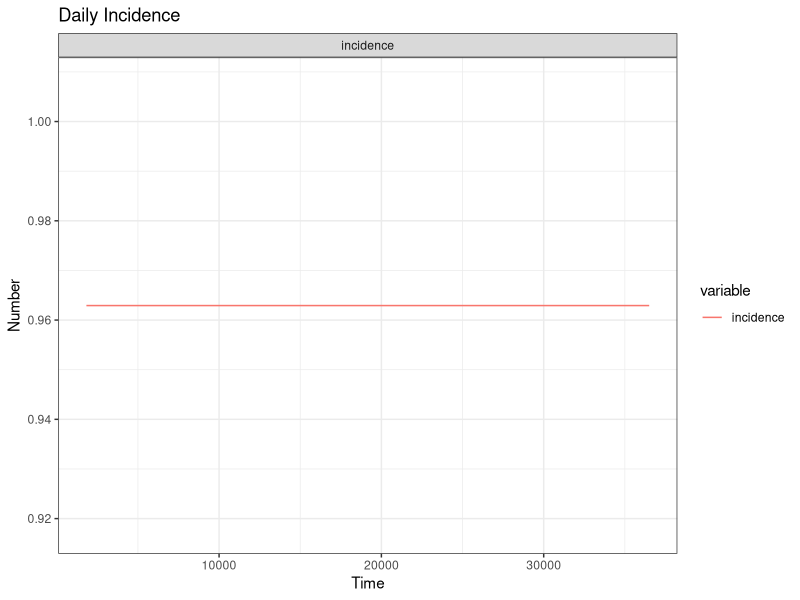
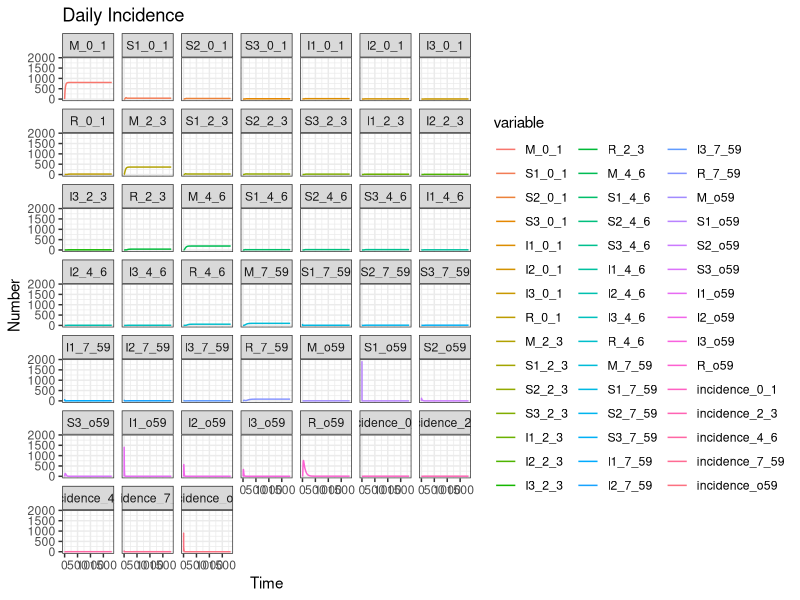
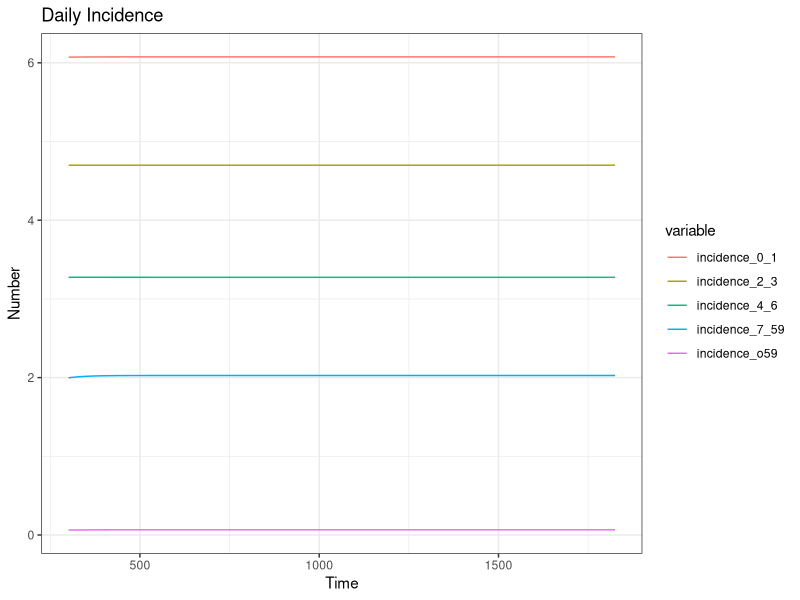

These figures' R source, in order:
# Session 4 Exercise
library(kableExtra)
library(deSolve)
library(reshape2)
library(tidyverse)

####
# Rotavirus models:
## v1. Simple
## v2. Added age categories
## v3. Added vaccination

# Version 1
# Define the model -------------------------------------------------------------
# Please define parameters -- THESE ARE THE MODEL PARAMETERS
# we asume 1 month = 28 days
parms <- c(alpha = 14,         # alpha = daily contacts
           beta = 0.63,        # beta = probability of infection on contact
           sigma = 1/7,       # sigma = rate of recovery per day (1/duration of infection)
           mu = (16/1000),         # mu =  per capita birth and death rate (16 births per 1000)
           omega = 1/(28*12*250),      # omega = rate of waning immunity per day; Immunity lasts 250 years
           omega_m = 1/(6*28),  # omega_m = rate of waning for maternal immunity per day; lasts 6 months
           symp1 = 0.30, # proportion of primary infections that are symptomatic
           symp2 = 0.28, # proportion of secondary infections that are symptomatic
           symp3 = 0.18, # proportion of tertiary infections that are symptomatic
           imm_single_inf = 0.74, # relative immunity of having 1 prior infection vs. none
           imm_two_inf = 0.74, # relative immunity of having two prior infections vs. none 
           rel_inf_2 = 0.5,
           rel_inf_3 = 0.1)  

# Please define the initial conditions --  THESE ARE THE CONDITIONS AT THE START OF THE SIMULATION
init <- c(M = 0,           # number with maternal immunity
          S1 = 98,          # number of completely susceptible
          S2 = 0,            # number of susceptible with 1 prior infection
          S3 = 0,            # number of susceptible with 2 prior infection
          I1 = 2,            # number of individuals with first infection
          I2 = 0,            # number of individuals with second infection
          I3 = 0,            # number of individuals with third infection
          R = 0)             # number of individuals with durable immunity

# Please write the model equations dS, dI, and dR.  They are written as a function called sir_ode.  
sir_ode <- function(times,init,parms){
  with(as.list(c(parms,init)), {
    # ODEs
    N <- sum(M, S1, S2, S3, I1, I2, I3, R)
    I_prev <- (symp1*I1 + (symp2*I2*rel_inf_2) + (symp3*I3*rel_inf_3))/N

    dM <- mu*N - omega_m*M - mu*M

    dS1 <- omega_m*M + omega*R - alpha*beta*I_prev*S1 - mu*S1
    dI1 <- alpha*beta*I_prev*S1 - sigma*I1 - mu*I1

    dS2 <- sigma*I1 - alpha*beta*I_prev*S2*imm_single_inf - mu*S2 
    dI2 <- alpha*beta*I_prev*S2*imm_single_inf - sigma*I2 - mu*I2

    dS3 <- sigma*I2 - alpha*beta*I_prev*S3*imm_two_inf - mu*S3 
    dI3 <- alpha*beta*I_prev*S3*imm_two_inf - sigma*I3 - mu*I3

    dR <- sigma*I3 - omega*R - mu*R

    incidence <- alpha*beta*I_prev*S1 + alpha*beta*I_prev*S2 +
      alpha*beta*I_prev*S3

    list(c(dM,dS1, dS2, dS3, dI1, dI2, dI3, dR), incidence = incidence)
  })
}

# This creates the output from model equations.  
#If you want to run the model for longer, change the second term eg: seq(0,200,...)
times <- seq(0,365*100,1)
sir_out <- lsoda(init,times,sir_ode,parms)
sir_out_long <- melt(as.data.frame(sir_out),"time")
365*(filter(sir_out_long, time == max(sir_out_long$time), variable == 'incidence')$value)

#Plotting the model output
ggplot() +
  geom_line(data = filter(sir_out_long, variable %in% c('incidence'), time > 365*5),
    aes(x=time, y=value, colour=variable,group=variable)) +             #Add line
  xlab("Time")+ylab("Number") +  #Add labels
  theme_bw() +
  facet_wrap(. ~ variable) +
  ggtitle('Daily Incidence')


# Version 2
# Add Age Categories --------------------------------------------------------------
# Important age categories for rotavirus:
## 0-1 months: before eligible for vaccine
## 2-3 months: eligible for dose 1 of vaccine and maternal immunity
## 4-6 months: eligible for dose 2 of vaccine and maternal immunity
## 7 months to 5 years: no maternal immunity and under 5 (target demographic for rotavirus)
## Over 5 years: Older population that is not the focus of rotavirus epidemiology

## Therefore we need 5 strata for the model

# Please define parameters -- THESE ARE THE MODEL PARAMETERS
parms <- c(alpha = 14,         # alpha = daily contacts
           beta = 0.63,        # beta = probability of infection on contact
           sigma = 1/7,       # sigma = rate of recovery per day (1/duration of infection)
           mu = 16/1000,         # mu =  per capita birth and death rate (16 births per 1000)
           omega = 1/(28*12*250),      # omega = rate of waning immunity per day; Immunity lasts 250 years
           omega_m = 1/(6*28),  # omega_m = rate of waning for maternal immunity per day; lasts 6 months
           symp1 = 0.30, # proportion of primary infections that are symptomatic
           symp2 = 0.28, # proportion of secondary infections that are symptomatic
           symp3 = 0.18, # proportion of tertiary infections that are symptomatic
           imm_single_inf = 0.74, # relative immunity of having 1 prior infection vs. none
           imm_two_inf = 0.74, # relative immunity of having two prior infections vs. none 
           rel_inf_2 = 0.5,
           rel_inf_3 = 0.1,   
           age_2m = 1/56,
           age_3m = 1/84,
           age_53m = 1/1484
           )    

# Please define the initial conditions --  THESE ARE THE CONDITIONS AT THE START OF THE SIMULATION
## replicate initial states for each stratum of the model
init <- c(

          M_0_1 = 0,  S1_0_1 = 1,  S2_0_1 = 0,  S3_0_1 = 0,  I1_0_1 = 1,  I2_0_1 = 0,  I3_0_1 = 0,  R_0_1 = 0,

          M_2_3 = 0,  S1_2_3 = 1,  S2_2_3 = 0,  S3_2_3 = 0,  I1_2_3 = 1,  I2_2_3 = 0,  I3_2_3 = 0,  R_2_3 = 0,

          M_4_6 = 0,  S1_4_6 = 3,  S2_4_6 = 0,  S3_4_6 = 0,  I1_4_6 = 1,  I2_4_6 = 0,  I3_4_6 = 0,  R_4_6 = 0,

          M_7_59 = 0, S1_7_59 = 71, S2_7_59 = 0, S3_7_59 = 0, I1_7_59 = 1, I2_7_59 = 0, I3_7_59 = 0, R_7_59 = 0,

          M_o59 = 0,    S1_o59 = 1920,  S2_o59 = 0,  S3_o59 = 0,  I1_o59 = 0,  I2_o59 = 0,  I3_o59 = 0,  R_o59 = 0
)

# Please write the model equations dS, dI, and dR.  They are written as a function called sir_ode.
# We need to add aging rates to each compartment so individuals age into higher age categories at appropriate rates
# This can be done using parameters to change the time-scale of the simulation or as fixed numbers if the time-scale
# of the simulation will not change.  
sir_ode_v2 <- function(times,init,parms){
  with(as.list(c(parms,init)), {
    # ODEs
    N <- sum(
      M_0_1, S1_0_1, I1_0_1, S2_0_1, I2_0_1, S3_0_1, I3_0_1, R_0_1,
      M_2_3, S1_2_3, I1_2_3, S2_2_3, I2_2_3, S3_2_3, I3_2_3, R_2_3,
      M_4_6, S1_4_6, I1_4_6, S2_4_6, I2_4_6, S3_4_6, I3_4_6, R_4_6,
      M_7_59, S1_7_59, I1_7_59, S2_7_59, I2_7_59, S3_7_59, I3_7_59, R_7_59,
      M_o59, S1_o59, I1_o59, S2_o59, I2_o59, S3_o59, I3_o59, R_o59)
    I_sum <- (symp1*(I1_0_1 + I1_2_3 + I1_4_6 + I1_7_59 + I1_o59) + 
        (symp2*rel_inf_2*(I2_0_1 + I2_2_3 + I2_4_6 + I2_7_59 + I2_o59)) + 
        (symp3*rel_inf_3*(I3_0_1 + I3_2_3 + I3_4_6 + I3_7_59 + I3_o59))
      )
    I_prev <- I_sum/N

    dM_0_1 <- mu*N - omega_m*M_0_1 - age_2m*M_0_1 - mu*M_0_1
    dS1_0_1 <- omega_m*M_0_1 + omega*R_0_1 - alpha*beta*I_prev*S1_0_1 - mu*S1_0_1 - age_2m*S1_0_1
    dI1_0_1 <- alpha*beta*I_prev*S1_0_1 - sigma*I1_0_1 - mu*I1_0_1 - age_2m*I1_0_1
    dS2_0_1 <- sigma*I1_0_1 - alpha*beta*I_prev*S2_0_1*imm_single_inf - mu*S2_0_1 - age_2m*S2_0_1 
    dI2_0_1 <- alpha*beta*I_prev*S2_0_1*imm_single_inf - sigma*I2_0_1 - mu*I2_0_1 - age_2m*I2_0_1
    dS3_0_1 <- sigma*I2_0_1 - alpha*beta*I_prev*S3_0_1*imm_two_inf - mu*S3_0_1 - age_2m*S3_0_1 
    dI3_0_1 <- alpha*beta*I_prev*S3_0_1*imm_two_inf - sigma*I3_0_1 - mu*I3_0_1 - age_2m*I3_0_1
    dR_0_1 <- sigma*I3_0_1 - omega*R_0_1 - mu*R_0_1 - age_2m*R_0_1

    dM_2_3 <- - omega_m*M_2_3 - age_2m*M_2_3 + age_2m*M_0_1 - mu*M_2_3
    dS1_2_3 <- omega_m*M_2_3 + omega*R_2_3 - alpha*beta*I_prev*S1_2_3 - mu*S1_2_3 - age_2m*S1_2_3 + age_2m*S1_0_1 
    dI1_2_3 <- alpha*beta*I_prev*S1_2_3 - sigma*I1_2_3 - mu*I1_2_3 - age_2m*I1_2_3 + age_2m*I1_0_1
    dS2_2_3 <- sigma*I1_2_3 - alpha*beta*I_prev*S2_2_3*imm_single_inf - mu*S2_2_3 - age_2m*S2_2_3 + age_2m*S2_0_1
    dI2_2_3 <- alpha*beta*I_prev*S2_2_3*imm_single_inf - sigma*I2_2_3 - mu*I2_2_3 - age_2m*I2_2_3 + age_2m*I2_0_1
    dS3_2_3 <- sigma*I2_2_3 - alpha*beta*I_prev*S3_2_3*imm_two_inf - mu*S3_2_3 - age_2m*S3_2_3 + age_2m*S3_0_1
    dI3_2_3 <- alpha*beta*I_prev*S3_2_3*imm_two_inf - sigma*I3_2_3 - mu*I3_2_3 - age_2m*I3_2_3 + age_2m*I3_0_1
    dR_2_3 <- sigma*I3_2_3 - omega*R_2_3 - mu*R_2_3 - age_2m*R_2_3 + age_2m*R_0_1

    dM_4_6 <- - omega_m*M_4_6 - age_3m*M_4_6 + age_2m*M_2_3 - mu*M_4_6
    dS1_4_6 <- omega_m*M_4_6 + omega*R_4_6 - alpha*beta*I_prev*S1_4_6 - mu*S1_4_6 - age_3m*S1_4_6 + age_2m*S1_2_3
    dI1_4_6 <- alpha*beta*I_prev*S1_4_6 - sigma*I1_4_6 - mu*I1_4_6 - age_3m*I1_4_6 + age_2m*I1_2_3
    dS2_4_6 <- sigma*I1_4_6 - alpha*beta*I_prev*S2_4_6*imm_single_inf - mu*S2_4_6 - age_3m*S2_4_6 + age_2m*S2_2_3 
    dI2_4_6 <- alpha*beta*I_prev*S2_4_6*imm_single_inf - sigma*I2_4_6 - mu*I2_4_6 - age_3m*I2_4_6 + age_2m*I2_2_3
    dS3_4_6 <- sigma*I2_4_6 - alpha*beta*I_prev*S3_4_6*imm_two_inf - mu*S3_4_6 - age_3m*S3_4_6 + age_2m*S3_2_3 
    dI3_4_6 <- alpha*beta*I_prev*S3_4_6*imm_two_inf - sigma*I3_4_6 - mu*I3_4_6 - age_3m*I3_4_6 + age_2m*I3_2_3
    dR_4_6 <- sigma*I3_4_6 - omega*R_4_6 - mu*R_4_6 - age_3m*R_4_6 + age_2m*R_2_3

    dM_7_59 <- - omega_m*M_7_59 - age_53m*M_7_59 + age_3m*M_4_6 - mu*M_7_59
    dS1_7_59 <- omega_m*M_7_59 + omega*R_7_59 - alpha*beta*I_prev*S1_7_59 - mu*S1_7_59 - age_53m*S1_7_59 + age_3m*S1_4_6
    dI1_7_59 <- alpha*beta*I_prev*S1_7_59 - sigma*I1_7_59 - mu*I1_7_59 - age_53m*I1_7_59 + age_3m*I1_4_6
    dS2_7_59 <- sigma*I1_7_59 - alpha*beta*I_prev*S2_7_59*imm_single_inf - mu*S2_7_59 - age_53m*S2_7_59 + age_3m*S2_4_6 
    dI2_7_59 <- alpha*beta*I_prev*S2_7_59*imm_single_inf - sigma*I2_7_59 - mu*I2_7_59 - age_53m*I2_7_59 + age_3m*I2_4_6
    dS3_7_59 <- sigma*I2_7_59 - alpha*beta*I_prev*S3_7_59*imm_two_inf - mu*S3_7_59 - age_53m*S3_7_59 + age_3m*S3_4_6 
    dI3_7_59 <- alpha*beta*I_prev*S3_7_59*imm_two_inf - sigma*I3_7_59 - mu*I3_7_59 - age_53m*I3_7_59 + age_3m*I3_4_6
    dR_7_59 <- sigma*I3_7_59 - omega*R_7_59 - mu*R_7_59 - age_53m*R_7_59 + age_3m*R_4_6

    dM_o59 <- - omega_m*M_o59 + age_53m*M_7_59 - mu*M_o59
    dS1_o59 <- omega_m*M_o59 + omega*R_o59 - alpha*beta*I_prev*S1_o59 - mu*S1_o59 + age_53m*S1_7_59
    dI1_o59 <- alpha*beta*I_prev*S1_o59 - sigma*I1_o59 - mu*I1_o59 + age_53m*I1_7_59
    dS2_o59 <- sigma*I1_o59 - alpha*beta*I_prev*S2_o59*imm_single_inf - mu*S2_o59 + age_53m*S2_7_59
    dI2_o59 <- alpha*beta*I_prev*S2_o59*imm_single_inf - sigma*I2_o59 - mu*I2_o59 + age_53m*I2_7_59
    dS3_o59 <- sigma*I2_o59 - alpha*beta*I_prev*S3_o59*imm_two_inf - mu*S3_o59 + age_53m*S3_7_59
    dI3_o59 <- alpha*beta*I_prev*S3_o59*imm_two_inf - sigma*I3_o59 - mu*I3_o59 + age_53m*I3_7_59
    dR_o59 <- sigma*I3_o59 - omega*R_o59 - mu*R_o59 + age_53m*R_7_59

    incidence_0_1 = c(alpha*beta*I_prev*S1_0_1 + alpha*beta*I_prev*S2_0_1*imm_single_inf + alpha*beta*I_prev*S3_0_1*imm_two_inf)
    incidence_2_3 = c(alpha*beta*I_prev*S1_2_3 + alpha*beta*I_prev*S2_2_3*imm_single_inf + alpha*beta*I_prev*S3_2_3*imm_two_inf)
    incidence_4_6 = c(alpha*beta*I_prev*S1_4_6 + alpha*beta*I_prev*S2_4_6*imm_single_inf + alpha*beta*I_prev*S3_4_6*imm_two_inf)
    incidence_7_59 = c(alpha*beta*I_prev*S1_7_59 + alpha*beta*I_prev*S2_7_59*imm_single_inf + alpha*beta*I_prev*S3_7_59*imm_two_inf)
    incidence_o59 = c(alpha*beta*I_prev*S1_o59 + alpha*beta*I_prev*S2_o59*imm_single_inf + alpha*beta*I_prev*S3_o59*imm_two_inf)


    list(c(dM_0_1,  dS1_0_1, dS2_0_1,  dS3_0_1,  dI1_0_1,  dI2_0_1,  dI3_0_1,  dR_0_1,

          dM_2_3,  dS1_2_3,  dS2_2_3,  dS3_2_3,  dI1_2_3,  dI2_2_3,  dI3_2_3,  dR_2_3,

          dM_4_6,  dS1_4_6,  dS2_4_6,  dS3_4_6,  dI1_4_6,  dI2_4_6,  dI3_4_6,  dR_4_6,

          dM_7_59, dS1_7_59, dS2_7_59, dS3_7_59, dI1_7_59, dI2_7_59, dI3_7_59, dR_7_59,

          dM_o59, dS1_o59, dS2_o59, dS3_o59, dI1_o59, dI2_o59, dI3_o59, dR_o59), 

      incidence_0_1 = incidence_0_1, incidence_2_3 = incidence_2_3,
      incidence_4_6 = incidence_4_6, incidence_7_59 = incidence_7_59, 
      incidence_o59 = incidence_o59)
  })
}

# This creates the output from model equations.  
#If you want to run the model for longer, change the second term eg: seq(0,200,...)
times <- seq(0,365*5,1)
sir_out_v2 <- lsoda(init,times,sir_ode_v2,parms)
sir_out_long_v2 <- melt(as.data.frame(sir_out_v2),"time")

#Plotting the model output
# Plot all compartments
ggplot() +
  geom_line(data = sir_out_long_v2, 
    aes(x=time, y=value, colour=variable,group=variable)) +             #Add line
  xlab("Time")+ylab("Number") +  #Add labels
  theme_bw() +
  facet_wrap(. ~ variable) +
  ggtitle('Daily Incidence')

# Focused plot of incidence  
ggplot() +
  geom_line(data = filter(sir_out_long_v2, time > 300, 
    variable %in% c('incidence_0_1', 'incidence_2_3', 'incidence_4_6', 'incidence_7_59', 'incidence_o59')),
    aes(x=time, y=value, colour=variable,group=variable)) +             #Add line
  xlab("Time")+ylab("Number") +  #Add labels
  theme_bw() +
  ggtitle('Daily Incidence')
